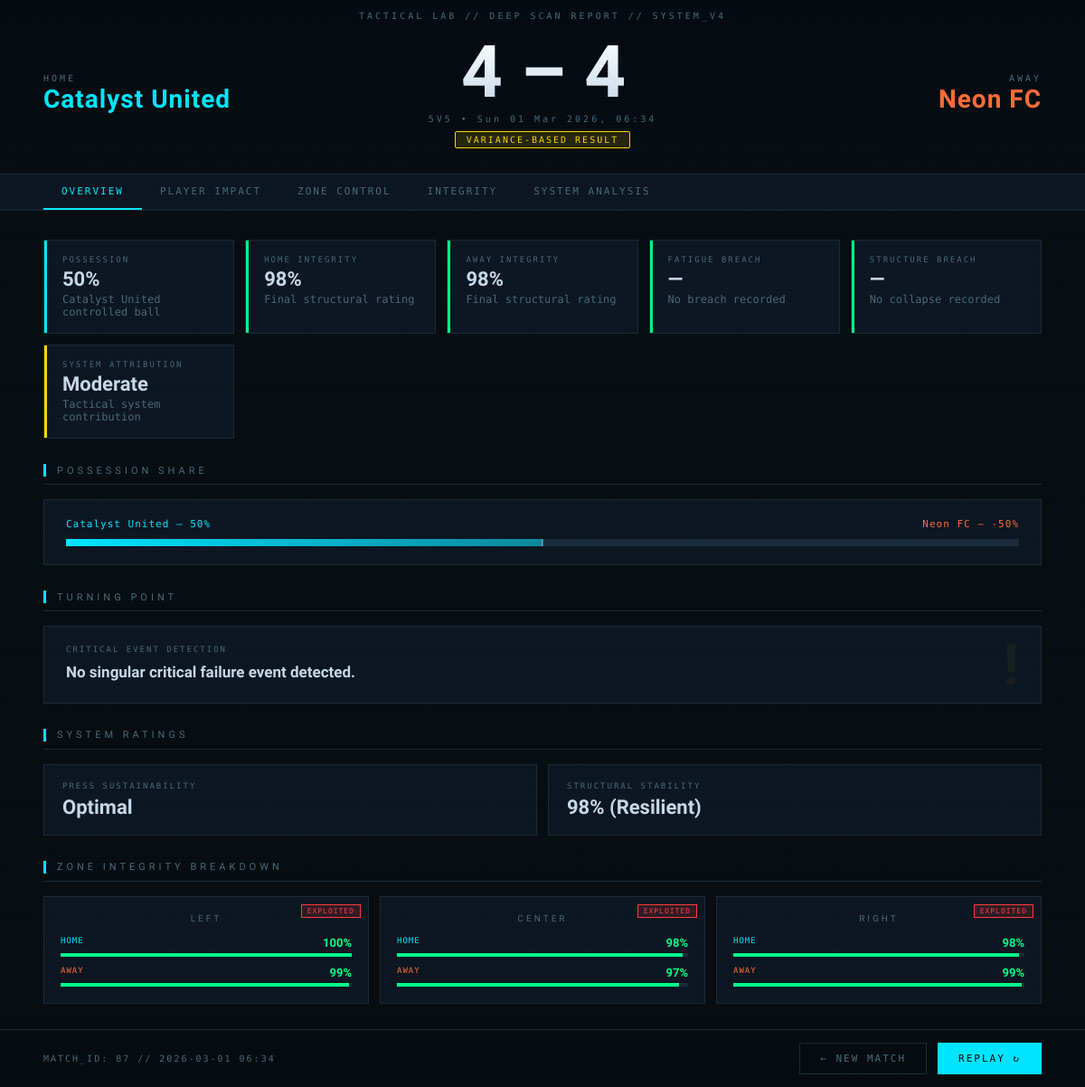
The page /match/87/report/ on the database its author committed.
### engine/models.py (models this page shows, shortened)
class Match(models.Model):
    date_played = models.DateTimeField(auto_now_add=True)
    home_team = models.ForeignKey(Team, on_delete=models.CASCADE, related_name='home_matches')
    away_team = models.ForeignKey(Team, on_delete=models.CASCADE, related_name='away_matches')
    mode = models.CharField(max_length=10) # '5v5' or '11v11'
    home_score = models.IntegerField(default=0)
    away_score = models.IntegerField(default=0)
    stats = models.JSONField(default=dict)
    logs = models.JSONField(default=list)

class Team(models.Model):
    name = models.CharField(max_length=100)
    attack_strength = models.IntegerField(default=50)
    defense_strength = models.IntegerField(default=50)
    tactical_mode = models.CharField(max_length=20, default='STANDARD')
    def __str__(self):
        return self.name

### engine/views.py (the view)
# urls.py: path('match/<int:match_id>/report/', views.match_analysis, name='match_analysis'),
def match_analysis(request, match_id=None):
    if not match_id:
        match_id = request.session.get('last_match_id')
    if not match_id:
        return redirect('tactical_lab')
    match = get_object_or_404(Match, id=match_id)
    analysis = generate_post_match_report(match.stats, match.home_team.name, match.away_team.name)
    return render(request, 'engine/match_report.html', {
        'match_state': match,
        'stats': match.stats,
        'analysis': analysis
    })

### engine/templates/engine/match_report.html (shortened to what this page needs)
{% load static %}
<!DOCTYPE html>
<html lang="en">
<head>
</head>
<body>
<header class="report-header">
  <div class="header-grid">
    <div class="team-block home">
      <div class="team-label">HOME</div>
      <div class="team-name">{{ match_state.home_team }}</div>
    </div>
    <div class="score-block">
      <div class="score-display">
        <span style="color: var(--home);">{{ stats.home_score }}</span>
        <span class="score-sep"> – </span>
        <span style="color: var(--away);">{{ stats.away_score }}</span>
      </div>
      <div class="match-meta">{{ match_state.mode|upper }} • {{ match_state.date_played|date:"D d M Y, H:i" }}</div>
      {% if analysis.outcome_type == "Systemic Victory" %}
        <span class="outcome-badge systemic">SYSTEMIC VICTORY</span>
      {% else %}
        <span class="outcome-badge variance">VARIANCE-BASED RESULT</span>
      {% endif %}
    </div>
    <div class="team-block away">
      <div class="team-label">AWAY</div>
      <div class="team-name">{{ match_state.away_team }}</div>
    </div>
  </div>
</header>
<nav class="report-nav">
  <div class="nav-tab active" data-panel="overview" onclick="switchTab(this,'overview')">OVERVIEW</div>
  <div class="nav-tab" data-panel="impact" onclick="switchTab(this,'impact')">PLAYER IMPACT</div>
  <div class="nav-tab" data-panel="zones" onclick="switchTab(this,'zones')">ZONE CONTROL</div>
  <div class="nav-tab" data-panel="integrity" onclick="switchTab(this,'integrity')">INTEGRITY</div>
  <div class="nav-tab" data-panel="analysis" onclick="switchTab(this,'analysis')">SYSTEM ANALYSIS</div>
</nav>
<main class="report-body">
  <section id="panel-overview" class="panel active">
    <div class="stat-grid boot-reveal">
      <div class="stat-card">
        <div class="stat-label">POSSESSION</div>
        <div class="stat-value">{{ stats.home_possession_pct }}%</div>
        <div class="stat-sub">{{ match_state.home_team }} controlled ball</div>
      </div>
      <div class="stat-card {% if stats.home_integrity_final < 40 %}danger{% elif stats.home_integrity_final >= 70 %}success{% endif %}">
        <div class="stat-label">HOME INTEGRITY</div>
        <div class="stat-value">{{ stats.home_integrity_final }}%</div>
        <div class="stat-sub">Final structural rating</div>
      </div>
      <div class="stat-card {% if stats.away_integrity_final < 40 %}danger{% elif stats.away_integrity_final >= 70 %}success{% endif %}">
        <div class="stat-label">AWAY INTEGRITY</div>
        <div class="stat-value">{{ stats.away_integrity_final }}%</div>
        <div class="stat-sub">Final structural rating</div>
      </div>
      <div class="stat-card {% if stats.fatigue_breach_min %}danger{% else %}success{% endif %}">
        <div class="stat-label">FATIGUE BREACH</div>
        <div class="stat-value">
          {% if stats.fatigue_breach_min %}{{ stats.fatigue_breach_min }}'{% else %}—{% endif %}
        </div>
        <div class="stat-sub">
          {% if stats.fatigue_breach_min %}Avg stamina dropped below 50{% else %}No breach recorded{% endif %}
        </div>
      </div>
      <div class="stat-card {% if stats.struct_breach_min %}danger{% else %}success{% endif %}">
        <div class="stat-label">STRUCTURE BREACH</div>
        <div class="stat-value">
          {% if stats.struct_breach_min %}{{ stats.struct_breach_min }}'{% else %}—{% endif %}
        </div>
        <div class="stat-sub">
          {% if stats.struct_breach_min %}Shape collapsed below 40{% else %}No collapse recorded{% endif %}
        </div>
      </div>
      <div class="stat-card gold">
        <div class="stat-label">SYSTEM ATTRIBUTION</div>
        <div class="stat-value">{{ analysis.attribution.system }}</div>
        <div class="stat-sub">Tactical system contribution</div>
      </div>
    </div>
    <div class="possession-section boot-reveal">
      <div class="section-title">POSSESSION SHARE</div>
      <div class="poss-bar-wrap">
        <div class="poss-labels">
          <span class="home-label">{{ match_state.home_team }} — {{ stats.home_possession_pct }}%</span>
          <span class="away-label">{{ match_state.away_team }} — {% widthratio 100 1 1 as dummy %}{{ stats.home_possession_pct|add:"-100"|slice:"1:"|default:"0" }}%</span>
        </div>
        <div class="poss-track">
          <div class="poss-fill" id="possFill" style="width: 0%;"></div>
          <div class="poss-marker"></div>
        </div>
      </div>
    </div>
    <div class="boot-reveal">
      <div class="section-title">TURNING POINT</div>
      <div class="turning-point-card">
        <div class="stat-label" style="margin-bottom: 8px;">CRITICAL EVENT DETECTION</div>
        <div class="tp-text">{{ analysis.turning_point }}</div>
      </div>
    </div>
    <div class="boot-reveal">
      <div class="section-title">SYSTEM RATINGS</div>
      <div class="ratings-grid">
        <div class="rating-card">
          <div class="rating-label">PRESS SUSTAINABILITY</div>
          <div class="rating-value">{{ analysis.ratings.press_sustainability }}</div>
        </div>
        <div class="rating-card">
          <div class="rating-label">STRUCTURAL STABILITY</div>
          <div class="rating-value">{{ analysis.ratings.structural_stability }}</div>
        </div>
      </div>
    </div>
  </section>
<div class="section-title" style="margin-top: 28px;">ZONE INTEGRITY BREAKDOWN</div>
<div style="display: grid; grid-template-columns: repeat(3, 1fr); gap: 12px; margin-bottom: 28px;">
  {% for zone in analysis.zone_breakdown %}
  <div style="background: var(--surface); border: 1px solid var(--border); padding: 18px; position: relative; overflow: hidden;">
    <div style="font-family:'Orbitron',sans-serif; font-size:10px; letter-spacing:3px; color:var(--muted); margin-bottom:14px; text-align:center;">
      {{ zone.zone|upper }}
    </div>
    <div style="margin-bottom: 10px;">
      <div style="display:flex; justify-content:space-between; margin-bottom:4px;">
        <span style="font-family:'Share Tech Mono',monospace; font-size:9px; letter-spacing:1px; color:var(--home);">HOME</span>
        <span style="font-family:'Orbitron',sans-serif; font-size:13px; font-weight:700;
          color: {% if zone.home_state == 'collapsed' %}var(--danger)
                 {% elif zone.home_state == 'broken' %}#ff8c00
                 {% elif zone.home_state == 'stressed' %}var(--gold)
                 {% else %}var(--success){% endif %};">
          {{ zone.home_val }}%
        </span>
      </div>
      <div style="height:4px; background:var(--border);">
        <div style="height:100%; width:{{ zone.home_val }}%;
          background: {% if zone.home_state == 'collapsed' %}var(--danger)
                      {% elif zone.home_state == 'broken' %}#ff8c00
                      {% elif zone.home_state == 'stressed' %}var(--gold)
                      {% else %}var(--success){% endif %};
          transition: width 1s ease;">
        </div>
      </div>
    </div>
    <div>
      <div style="display:flex; justify-content:space-between; margin-bottom:4px;">
        <span style="font-family:'Share Tech Mono',monospace; font-size:9px; letter-spacing:1px; color:var(--away);">AWAY</span>
        <span style="font-family:'Orbitron',sans-serif; font-size:13px; font-weight:700;
          color: {% if zone.away_state == 'collapsed' %}var(--danger)
                 {% elif zone.away_state == 'broken' %}#ff8c00
                 {% elif zone.away_state == 'stressed' %}var(--gold)
                 {% else %}var(--success){% endif %};">
          {{ zone.away_val }}%
        </span>
      </div>
      <div style="height:4px; background:var(--border);">
        <div style="height:100%; width:{{ zone.away_val }}%;
          background: {% if zone.away_state == 'collapsed' %}var(--danger)
                      {% elif zone.away_state == 'broken' %}#ff8c00
                      {% elif zone.away_state == 'stressed' %}var(--gold)
                      {% else %}var(--success){% endif %};
          transition: width 1.2s ease;">
        </div>
      </div>
    </div>
    {% if zone.home_worse %}
    <div style="position:absolute; top:8px; right:8px;
      font-family:'Share Tech Mono',monospace; font-size:8px; letter-spacing:1px;
      padding:2px 6px; background:rgba(255,59,59,0.15); border:1px solid var(--danger); color:var(--danger);">
      EXPLOITED
    </div>
    {% elif zone.away_val < zone.home_val %}
    <div style="position:absolute; top:8px; right:8px;
      font-family:'Share Tech Mono',monospace; font-size:8px; letter-spacing:1px;
      padding:2px 6px; background:rgba(255,59,59,0.15); border:1px solid var(--danger); color:var(--danger);">
      EXPLOITED
    </div>
    {% endif %}
  </div>
  {% endfor %}
</div>
</main>
<div class="action-bar">
  <div class="match-id-label">MATCH_ID: {{ match_state.id }} // {{ match_state.date_played|date:"Y-m-d H:i" }}</div>
  <div class="btn-group">
    <a href="{% url 'tactical_lab' %}" class="btn btn-ghost">← NEW MATCH</a>
    <a href="{% url 'match_execution' %}" class="btn btn-primary" onclick="return confirmReplay()">REPLAY ↻</a>
  </div>
</div>
</body>
</html>

### rows shown on the page
Match: home_team "Catalyst United", mode "5V5", date_played "Sun 01 Mar 2026, 06:34", away_team "Neon FC", id "87", date_played "2026-03-01 06:34"

### other values the page prints
{{ stats.home_score }} "4"
{{ stats.away_score }} "4"
{{ stats.home_possession_pct }} "50"
{{ stats.home_integrity_final }} "98"
{{ stats.away_integrity_final }} "98"
{{ analysis.attribution.system }} "Moderate"
{{ stats.home_possession_pct|add:"-100"|slice:"1:"|default:"0" }} "-50"
{{ analysis.turning_point }} "No singular critical failure event detected."
{{ analysis.ratings.press_sustainability }} "Optimal"
{{ analysis.ratings.structural_stability }} "98% (Resilient)"
{{ zone.zone|upper }} "LEFT" "CENTER" "RIGHT"
{{ zone.home_val }} "100" "98" "98"
{{ zone.away_val }} "99" "97" "99"
